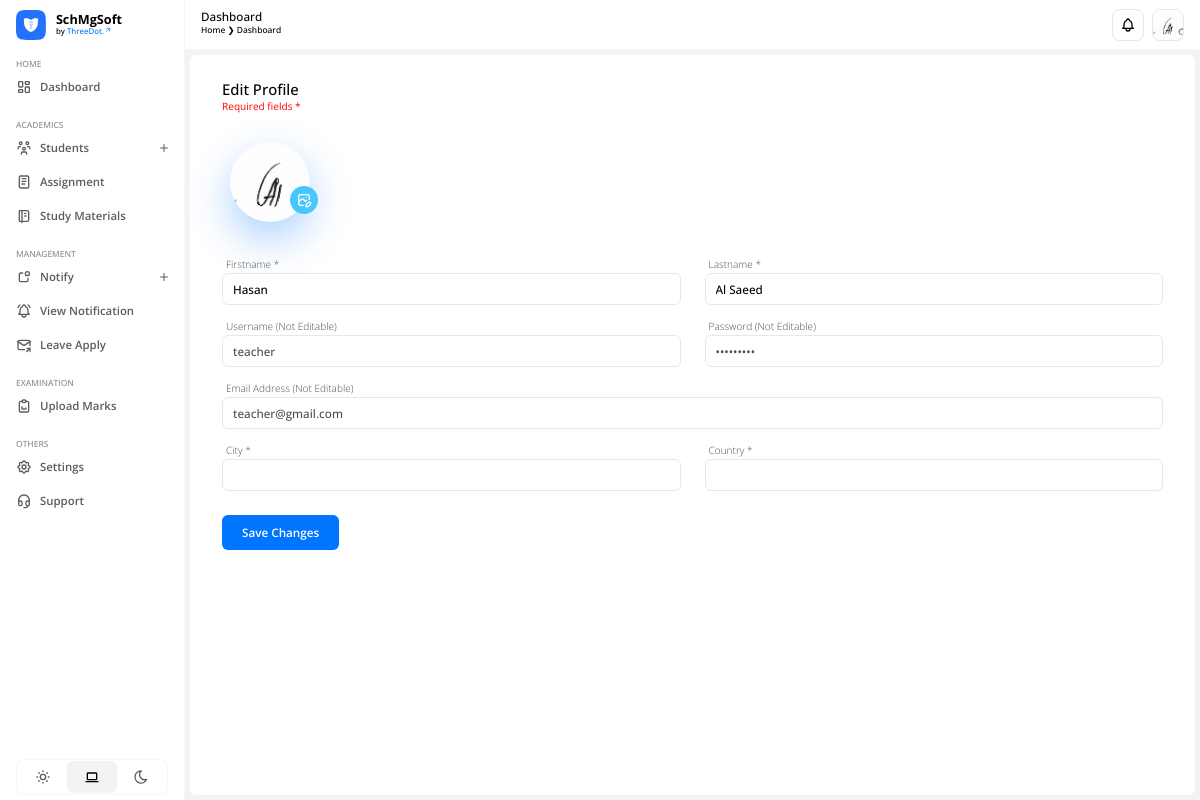
Page /profile/edit/ (signed in) on the earlier database version.
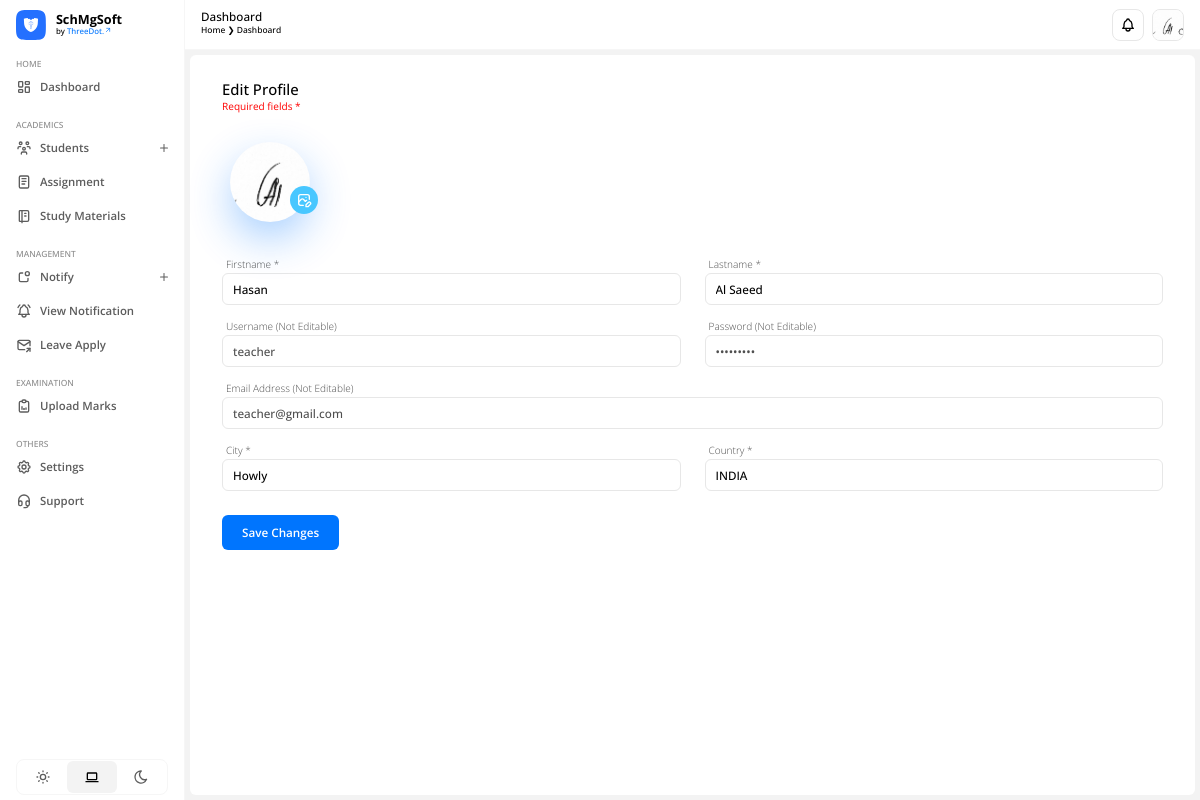
Same page on the later database version.
### apps/users/models.py (models this page shows)
class CustomUser(AbstractUser):
    USER = (
        (1, 'ADMIN'),
        (2, 'TEACHER'),
        (3, 'STUDENT')
    )
    user_type = models.CharField(choices=USER, max_length=20, default=1)
    profile_pic = models.ImageField(upload_to='profile_pic/', null=True, blank=True)
    city = models.CharField(max_length=200, blank=True)
    country = models.CharField(max_length=200, blank=True)

### apps/users/views.py (the view, shortened to what this page needs)
# urls.py: path('edit/', views.profile_edit, name='profile-edit'),
@login_required(login_url='/')
def profile_edit(request):
    return render(request, 'edit-profile.html')

### apps/users/templates/edit-profile.html (shortened to what this page needs)
{% extends "base.html" %} {% load static %} {% block htmlhead %}
<link
  rel="stylesheet"
  type="text/css"
  href="{% static 'css/users/edit-profile.css' %}"
/>
{% endblock htmlhead %} {% block content %}
<div id="profile">
  <form
    action="{% url 'profile-edit' %}"
    method="post"
    enctype="multipart/form-data"
  >
    <h3>Edit Profile</h3>
    <p>Required fields *</p>
    <div id="profile-details">
      <div id="image">
        {% if not user.profile_pic %}
        <img
          src="https://images.unsplash.com/photo-1718002127646-0904604dfb8c?crop=entropy&cs=srgb&fm=jpg&ixid=M3wzMjM4NDZ8MHwxfHJhbmRvbXx8fHx8fHx8fDE3MjA5NDE3OTN8&ixlib=rb-4.0.3&q=85"
          alt="Profile Photo."
        />
        {% else %}
        <img src="{{ user.profile_pic.url }}" alt="Profile Photo." />
        {% endif %}
      </div>
      <button>
      </button>
    </div>
    <div id="form-content">
      <div class="form-group">
        <label for="fname">Firstname *</label>
        <input
          type="text"
          name="fname"
          id="fname"
          value="{{ user.first_name }}"
          required
        />
      </div>
      <div class="form-group">
        <label for="lname">Lastname *</label>
        <input
          type="text"
          name="lname"
          id="lname"
          value="{{ user.last_name }}"
          required
        />
      </div>
      <div class="form-group">
        <label for="username">Username (Not Editable)</label>
        <input
          type="text"
          name="username"
          id="username"
          value="{{ user.username }}"
          readonly
          tabindex="-1"
        />
      </div>
      <div class="form-group">
        <label for="password">Password (Not Editable)</label>
        <input
          type="password"
          name="password"
          id="password"
          value="●●●●●●●●●"
          readonly
          tabindex="-1"
        />
      </div>
      <div class="form-group full-width">
        <label for="email">Email Address (Not Editable)</label>
        <input
          type="email"
          name="email"
          id="email"
          value="{{ user.email }}"
          readonly
          tabindex="-1"
        />
      </div>
      <div class="form-group">
        <label for="city">City *</label>
        <input
          type="text"
          name="city"
          id="city"
          value="{{ user.city }}"
          required
        />
      </div>
      <div class="form-group">
        <label for="country">Country *</label>
        <input
          type="text"
          name="country"
          id="country"
          value="{{ user.country }}"
          required
        />
      </div>
    </div>
    <button type="submit">Save Changes</button>
  </form>
</div>
 {% endblock %}

### SchMgSoft/templates/header.html (shortened to what this page needs)
{% load static %}
{% block content %}
<header>
  <div class="left">
    <h3>Dashboard</h3>
    <div class="breadcrumb">
      <p>Home &#10095; Dashboard</p>
    </div>
  </div>
  <div class="right">
    <div id="notification-icon">
    </div>
    <div id="profile">
      {% if not user.profile_pic %}
      <img
        src="https://images.unsplash.com/photo-1522075469751-3a6694fb2f61?crop=entropy&cs=srgb&fm=jpg&ixid=M3wzMjM4NDZ8MHwxfHJhbmRvbXx8fHx8fHx8fDE3MjA2ODA4NTB8&ixlib=rb-4.0.3&q=85"
        alt="Profile Photo."
      />
      {% else %}
      <img src="{{ user.profile_pic.url }}" alt="Profile Photo." />
      {% endif %}
    </div>
  </div>
</header>
{% endblock %}
{% block extracss %}
<link rel="stylesheet" type="text/css" href="{% static 'css/header.css' %}" />
{% endblock %}

Differences in the rows shown:
changed CustomUser "Hasan": city (not shown) → "Howly"; country (not shown) → "INDIA"
